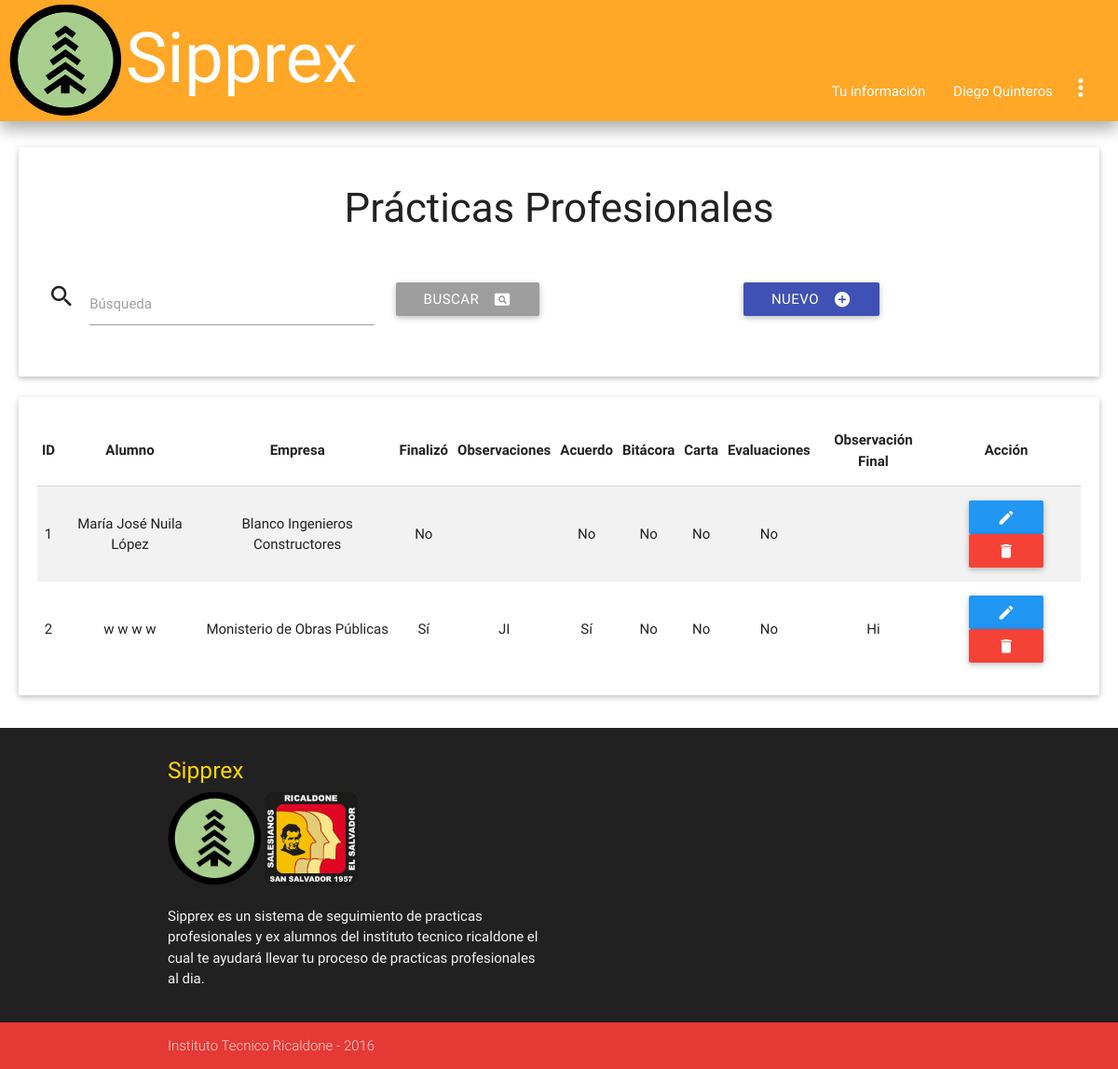
The app's page /admin/registrospp_index.php (signed in) with its own data.
### tables this page shows
CREATE TABLE `registrospp` (
  `id_registropp` int(11) NOT NULL,
  `alumno` int(11) NOT NULL,
  `empresa` int(11) NOT NULL,
  `finalizo` tinyint(1) NOT NULL,
  `observaciones` varchar(200) NOT NULL,
  `acuerdo` tinyint(1) NOT NULL,
  `bitacora` tinyint(1) NOT NULL,
  `carta` tinyint(1) NOT NULL,
  `evaluaciones` tinyint(1) NOT NULL,
  `observacion_final` varchar(200) NOT NULL
);

CREATE TABLE `alumnos` (
  `carnet` int(8) NOT NULL,
  `contraseña` int(8) NOT NULL,
  `nie` int(7) DEFAULT NULL,
  `nombre1` varchar(9) DEFAULT NULL,
  `nombre2` varchar(10) DEFAULT NULL,
  `apellido1` varchar(11) DEFAULT NULL,
  `apellido2` varchar(11) DEFAULT NULL,
  `grado` int(2) DEFAULT NULL,
  `especialidad` int(2) DEFAULT NULL,
  `grupo_Tecnic` int(2) DEFAULT NULL,
  `secc` int(2) DEFAULT NULL,
  `grupo_academ` int(2) DEFAULT NULL,
  `inscrito` varchar(9) DEFAULT NULL
);

CREATE TABLE `empresas` (
  `id_empresa` int(11) NOT NULL,
  `nombre_empresa` varchar(83) DEFAULT NULL,
  `rubro` varchar(73) DEFAULT NULL,
  `direccion` varchar(158) DEFAULT NULL,
  `telefono` int(9) DEFAULT NULL,
  `contacto` varchar(50) DEFAULT NULL,
  `correo` varchar(49) DEFAULT NULL,
  `codigo_empresa` varchar(50) DEFAULT NULL,
  `contraseña_empre` varchar(40) DEFAULT NULL
);

### bibliotecas/conexion.php (called while the page is built, shortened)
<?php
class Database
{
    private static $connection;
    private static function connect()
    {
        $server = 'localhost';
        $database = 'ssppea';
        $username = 'admin_sipprex';
        $password = 'sipprexricaldone';
        $options = array(PDO::MYSQL_ATTR_INIT_COMMAND => "set names utf8");
        self::$connection = null;
        try
        {
            self::$connection = new PDO("mysql:host=".$server."; dbname=".$database, $username, $password, $options);
            self::$connection->setAttribute(PDO::ATTR_ERRMODE, PDO::ERRMODE_EXCEPTION);
        }
        catch(PDOException $exception)
        {
            die($exception->getMessage());
        }
    }
    private static function desconnect()
    {
        self::$connection = null;
    }
    public static function getRows($query, $values)
    {
        $statement = self::$connection->prepare($query);
        $statement->execute($values);
        return $statement->fetchAll(PDO::FETCH_BOTH);
    }
}
?>

### admin/registrospp_index.php (the view, shortened to what this page needs)
<?php
require("../bibliotecas/conexion.php");
?>
<!DOCTYPE html>
<html lang="es">
	<head>
		<?php include '../inc/styles.php'; ?>
	</head>
	<body>
		<?php include('../inc/nav.php'); ?>
		<div class="card-panel paneles">
			<div class="titulo">
				<h3>Prácticas Profesionales</h3>
			</div>
			<br>
			<form method='post' autocomplete="off" class='row'>
				<div class='input-field col s6 m4'>
					<i class='material-icons prefix'>search</i>
					<input id='buscar' type='text' name='buscar' class='validate'/>
					<label for='buscar' class='active'>Búsqueda</label>
				</div>
				<div class='input-field col s6 m4'>
					<button type='submit' class='btn grey left'><i class='material-icons right'>pageview</i>Buscar</button>
				</div>
				<div class='input-field col s12 m4'>
					<a href='registrospp_save.php' class='btn indigo'><i class='material-icons right'>add_circle</i>Nuevo</a>
				</div>
			</form>
		</div>
		<?php
		if(!empty($_POST))
		{
			$search = strip_tags(trim($_POST['buscar']));
			$sql = "SELECT * FROM registrospp, alumnos, empresas WHERE registrospp.alumno = alumnos.carnet AND registrospp.empresa = empresas.id_empresa AND apellido1 LIKE ? ORDER BY id_registropp";
			$params = array("%$search%");
		}
		else
		{
			$sql = "SELECT * FROM registrospp, alumnos, empresas WHERE registrospp.alumno = alumnos.carnet AND registrospp.empresa = empresas.id_empresa ORDER BY id_registropp";
			$params = null;
		}
		$data = Database::getRows($sql, $params);
		if($data != null)
		{
			$tabla = 	"<div class='card-panel paneles'>
							<table class='centered striped responsive-table'>
								<thead>
									<tr>
										<th>ID</th>
										<th>Alumno</th>
										<th>Empresa</th>
										<th>Finalizó</th>
										<th>Observaciones</th>
										<th>Acuerdo</th>
										<th>Bitácora</th>
										<th>Carta</th>
										<th>Evaluaciones</th>
										<th>Observación Final</th>
										<th>Acción</th>
									</tr>
								</thead>
								<tbody>";
				foreach($data as $row)
				{
					$tabla .= 	"<tr>
									<td>".htmlspecialchars($row['id_registropp'])."</td>
									<td>".htmlspecialchars($row['nombre1']).""." "."".htmlspecialchars($row['nombre2']).""." "."".htmlspecialchars($row['apellido1']).""." "."".htmlspecialchars($row['apellido2'])."</td>
									<td>$row[nombre_empresa]</td>";
					if($row['finalizo']==1){
						$tabla .= "<td>Sí</td>";
					}
					else{
						$tabla .= "<td>No</td>";
					}
					$tabla .= 		"<td>".htmlspecialchars($row[observaciones])."</td>";
					if($row['acuerdo']==1){
						$tabla .= "<td>Sí</td>";
					}
					else{
						$tabla .= "<td>No</td>";
					}
					if($row['bitacora']==1){
						$tabla .= "<td>Sí</td>";
					}
					else{
						$tabla .= "<td>No</td>";
					}
					if($row['carta']==1){
						$tabla .= "<td>Sí</td>";
					}
					else{
						$tabla .= "<td>No</td>";
					}
					if($row['evaluaciones']==1){
						$tabla .= "<td>Sí</td>";
					}
					else{
						$tabla .= "<td>No</td>";
					}
					$tabla .=		"<td>".htmlspecialchars($row['observacion_final'])."</td>
									<td>
										<a href='registrospp_save.php?id=$row[id_registropp]' class='btn blue'><i class='material-icons'>edit</i></a>
										<a href='registrospp_delete.php?id=".base64_encode($row[id_registropp])."' class='btn red'><i class='material-icons'>delete</i></a>
									</td>
								</tr>";
				}
				$tabla .= "</tbody>
						</table>
					</div>";
			print($tabla);
		}
		else
		{
			print("<br><div class='card-panel paneles'><i class='material-icons left'>warning</i>No hay registros.</div>");
		}
	?>
	</body>
	<?php require("../inc/footer.php"); ?>
</html>

### inc/styles.php (shortened to what this page needs)
<link href="../img/icons/MaterialIcons-Regular.woff2" rel="stylesheet">
<link type="text/css" rel="stylesheet" href="../css/materialize.min.css"  media="screen,projection"/>
<link type="text/css" rel="stylesheet" href="../css/md_icons.css"  media="screen,projection"/>
<link type="text/css" rel="stylesheet" href="../css/dropdown-width.css"  media="screen,projection"/>
<link type="text/css" rel="stylesheet" href="../css/css.css"  media="screen,projection"/>

### inc/nav.php (shortened to what this page needs)
<?php
      if(isset($_SESSION['carnet']) || isset($_SESSION['id_exalumnos']) || isset($_SESSION['codigo_admin']) || isset($_SESSION['id_empresa']))
      {
        if(isset($_SESSION['carnet']))
		{
		print("
			<div id='fixednav' class='navbar-fixed'>
				<ul id='ajustes' class='dropdown-content z-depth-2'>
				<li ><a href='../sesiones/versesiones.php' class='orange-text'>Sesiones abiertas</a></li>
				<li ><a href='../mail/mail.php' class='orange-text'>Mensajes</a></li>
				<li ><a href='../bibliotecas/logout.php' class='orange-text'>Cerrar sesion</a></li>
				</ul>
				<ul id='ajustes2' class='dropdown-content z-depth-2'>
				<li ><a href='../sesiones/versesiones.php' class='orange-text'>Sesiones abiertas</a></li>
				<li ><a href='../mail/mail.php' class='orange-text'>Mensajes</a></li>
				<li ><a href='../bibliotecas/logout.php' class='orange-text'>Cerrar sesion</a></li>
				</ul>
				<nav class='orange lighten-1 z-depth-2'>
				<div  id='nav' class=''>
					<img id='imgnav' class='responsive-img hide-on-small-only' src='../img/iconSipprex.png' width='120'>
					<a id = 'navlogo' href='index.php' class='brand-logo'>Sipprex</a>
					<a href='#' data-activates='mobile-demo' class='button-collapse'><i class='material-icons'>menu</i></a>
					<ul id='navul' class='right hide-on-med-and-down'>
					<li><a href='pracpalumno.php'>Practicas profesionales</a></li>
					<li><a class='dropdown-button' href='#!' data-hover = 'true' data-beloworigin = 'true' data-constrainwidth = 'false' data-activates = 'ajustes'>$_SESSION[nombre_usuario]<i class='material-icons right'>more_vert</i></a></li>
					</ul>
					<ul class='side-nav' id='mobile-demo'>
					<li><a href='pracpalumno.php'>Practicas profesionales</a></li>
					<li><a class='dropdown-button' href='#!' data-hover = 'true' data-beloworigin='true' data-constrainwidth='false' data-activates='ajustes2'>$_SESSION[nombre_usuario]<i class='material-icons right hide-on-med-and-down'>more_vert</i></a></li>
					</ul>
				</div>
				</nav>
				<div id='espa'></div>
			</div>");
		}
		else{
			if(isset($_SESSION['id_exalumnos']))
			{
				print("
			<div id='fixednav' class='navbar-fixed'>
				<ul id='ajustes' class='dropdown-content z-depth-2'>
				<li ><a href='../sesiones/versesiones.php' class='orange-text'>Sesiones abiertas</a></li>
				<li ><a href='../mail/mail.php' class='orange-text'>Mensajes</a></li>
				<li ><a href='../bibliotecas/logout.php' class='orange-text'>Cerrar sesión</a></li>
				</ul>
				<ul id='ajustes2' class='dropdown-content z-depth-2'>
				<li ><a href='../sesiones/versesiones.php' class='orange-text'>Sesiones abiertas</a></li>
				<li ><a href='../mail/mail.php' class='orange-text'>Mensajes</a></li>
				<li ><a href='../bibliotecas/logout.php' class='orange-text'>Cerrar sesión</a></li>
				</ul>
				<nav class='orange lighten-1 z-depth-2'>
				<div  id='nav' class=''>
					<img id='imgnav' class='responsive-img hide-on-small-only' src='../img/iconSipprex.png' width='120'>
					<a id = 'navlogo' href='index.php' class='brand-logo'>Sipprex</a>
					<a href='#' data-activates='mobile-demo' class='button-collapse'><i class='material-icons'>menu</i></a>
					<ul id='navul' class='right hide-on-med-and-down'>
					<li><a href='profile.php'>Tu información</a></li>
					<li><a class='dropdown-button' href='#!' data-hover = 'true' data-beloworigin='true' data-constrainwidth='false' data-activates='ajustes'>$_SESSION[nombre_usuario]<i class='material-icons right'>more_vert</i></a></li>
					</ul>
					<ul class='side-nav' id='mobile-demo'>
						<li><a href='profile.php'>Tu información</a></li>
					<li><a class='dropdown-button' href='#!' data-hover = 'true' data-beloworigin='true' data-constrainwidth='false' data-activates='ajustes2'>$_SESSION[nombre_usuario]<i class='material-iconsright hide-on-med-and-down'>more_vert</i></a></li>
					</ul>
				</div>
				</nav>
				<div id='espa'></div>
			</div>");
			}
		}
      }
      else {
		  header("location: ../publico/login.php");
	  }
?>

### inc/footer.php (shortened to what this page needs)
      <?php
      if(isset ($_SESSION['id_usu']))
      {
      }
      else {
      print("
      <footer class='page-footer grey darken-4'>
          <div class='container'>
            <div class='row'>
              <div class='col l6 s12'>
                <h5 class='yellow-text text-accent-4'>Sipprex</h5>
                <img class='responsive-img' width='100' src='../img/iconSipprex.png'>
                <img class='responsive-img' width='100' src='../img/icon.png'>
                <p class='grey-text text-lighten-4'>Sipprex es un sistema de seguimiento de practicas profesionales y ex alumnos del instituto tecnico ricaldone el cual te ayudará llevar tu proceso de practicas profesionales al dia.</p>
              </div>
              <div class='col l4 offset-l2 s12'>
                <!--<h5 class='white-text'>Links</h5>
                <ul>
                  <li><a class='grey-text text-lighten-3' href='#!'>Link 1</a></li>
                  <li><a class='grey-text text-lighten-3' href='#!'>Link 2</a></li>
                  <li><a class='grey-text text-lighten-3' href='#!'>Link 3</a></li>
                  <li><a class='grey-text text-lighten-3' href='#!'>Link 4</a></li>
                </ul>-->
              </div>
            </div>
          </div>
          <div id = 'footer2' class='footer-copyright red darken-1'>
            <div class='container'>
            Instituto Tecnico Ricaldone - 2016
            <a class='grey-text text-lighten-4 right' href='#!'></a>
            </div>
          </div>
    </footer>
    "
      );
      }
?>

### css/dropdown-width.css (style rules this page uses)
#nav { padding-right: 10px; padding-left: 10px; }
#fixednav { padding-bottom: 150px; }
#navlogo { padding-left: 5px; padding-top: 30px; font-size: 75px; }
nav { height: 130px; }
#imgnav { padding-top: 4.5px; }
#navul { padding-top: 66px; }
body { display: flex; min-height: 100vh; flex-direction: column; }
#footer2 { height: 50px; }

### css/css.css (style rules this page uses)
.paneles { margin-left: 20px; margin-right: 20px; }
.titulo { text-align: center; }

### records on screen
registrospp: id_registropp "1", alumno.nombre1 "María", alumno.nombre2 "José", alumno.apellido1 "Nuila", alumno.apellido2 "López", empresa.nombre_empresa "Blanco Ingenieros Constructores", finalizo "No", acuerdo "No", bitacora "No", carta "No", evaluaciones "No"
registrospp: id_registropp "2", alumno.nombre1 "w", alumno.nombre2 "w", alumno.apellido1 "w", alumno.apellido2 "w", empresa.nombre_empresa "Monisterio de Obras Públicas", finalizo "Sí", observaciones "JI", acuerdo "Sí", bitacora "No", carta "No", evaluaciones "No", observacion_final "Hi"

### other values on screen
$_SESSION[nombre_usuario] "Diego Quinteros"
